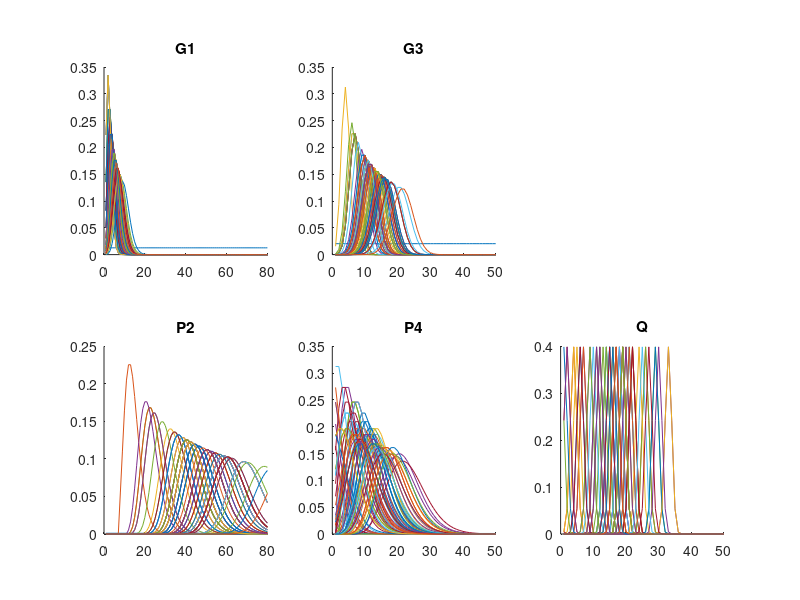

MATLAB code for this plot:
clear all
close all
N_max1 = 79;
N_max3 = 49;

logfact = @(x) sum(log(1:x));

T = 72;
sc = 100;

G1 = zeros((N_max1+1),T);
P2 = zeros((N_max1+1),T);
G3 = zeros((N_max3+1),T);
P4 = zeros((N_max3+1),T);
Q = zeros((N_max3+1),T);
 
time = 1:T;
time = (time-mean(time))/std(time);

% fdays:
fdays = [12, 26, 2, 9, 6, 8, 3, 2, 17, 3, 4, 8, 38, 12, 30, 3, 2, 15, 18, 46, 6,...  
         3, 6, 15, 6, 13, 17, 22, 22, 4, 11, 9, 2, 1, 22, 57, 12, 13, 13, 2, 15,...
         13, 20, 12, 3, 1, 5, 0, 6, 9, 11, 33, 7, 2, 27, 5, 7, 25, 30, 16, 3, 1,...
         1, 12, 12, 9, 6, 3, 18, 10, 0, 1];
f = (fdays-mean(fdays))/std(fdays);

y = round([0,4000, 3500, 3850, 4050, 4000, 4075, 4150, 4150, 4375, 4500, 4800, 4700, 3650, 3550, 3400, 3850, 4300,... 
       4075, 4125, 2700, 2800, 3575, 4100, 4550, 4700, 4575, 4800, 4425, 4150, 4500, 4075, 4550, 4350, 4675,...
       3700, 2250, 2450, 2825, 2925, 3225, 3725, 3925, 4125, 4575, 4625, 4925, 5175, 5100, 5075, 5125, 5375,... 
       5200, 5575, 5675, 5350, 5425, 5700, 5775, 5109, 5166, 5637, 5898, 6143, 5936, 6051, 6310, 6447, 6950,... 
       6570, 6653, 6940]/sc);
       
alpha = zeros(4,1);
beta = zeros(4,1);
alphal = 0;
betal = 0;
alpharho = 0;
tauy = 1;%10;%1000;

% alpha = [-0.55, -0.1, 0.5, 1.1]';
% beta = [0.02, -0.15, -0.15, -0.2]';
% alphal = 1.65;
% betal = -0.2;
% alpharho = 1.1;
% tauy = 1000;

ind = alpha(1) + beta(1)*f;
phi1 = exp(ind)./(1+exp(ind));
ind = alpha(2) + beta(2)*f;
phi2 = exp(ind)./(1+exp(ind));
ind = alpha(3) + beta(3)*f;
phi3 = exp(ind)./(1+exp(ind));
ind = alpha(4) + beta(4)*f;
phi4 = exp(ind)./(1+exp(ind));
ind = alpharho*ones(1,T-1); 
rho = exp(ind);

C = 1000000;
pi = 3.14159265359;

dummy = zeros(1,T);
PHI = zeros(1,T);
loglik = zeros(1,T);
loglam1 = zeros(1,T-1); 


Up2 = 1000;
Up4 = 1000;
X2_prior = ones(1,Up2+1)/(Up2+1); 
X4_prior = ones(1,Up4+1)/(Up4+1); 


X1 = 1400*ones(1,T)/sc;
X1(2:T) = poissrnd([4000/sc,y(2:(T-1))*1.1],1,(T-1));

X2 = 1200*ones(1,T)/sc;
X2(2:T) = binornd(X1(1:(T-1)),0.5,1,(T-1));

X3 = 1000*ones(1,T)/sc;
X3(2:T) = binornd(X2(1:(T-1)),0.6,1,(T-1));

X4 = 900*ones(1,T)/sc;
X4(2:T) = binornd(X3(1:(T-1)),0.7,1,(T-1));


for t = 1:(T-1)
    loglam1(t) = log(X4(t)) + log(rho(t)) + log(phi1(t));
end

% for t = 1:T
%   Use a discrete Uniform prior so the only =fluence on the posterior distr is the Upper limit
%   X2(t) ~ dcat(X2_prior[]) % X2_prior = rep(1/(Up2+1), Up2+1); entered as data
%   X4(t) ~ dcat(X4_prior[]) % X4_prior = rep(1/(Up4+1), Up4+1); entered as data
% end

% prior for first transition/augmented observations/observation probabilities
for ii = 0:N_max1
    G1(ii+1,1) = 1/N_max1; % diffuse =itialisation
    P2(ii+1,1) = X2_prior(1);
end

for ii = 0:N_max3
    G3(ii+1,1) = 1/N_max3; % diffuse =itialisation
    P4(ii+1,1) = X4_prior(1);
    Q(ii+1,1) = exp(-tauy*((y(1) - (X2(1) + ii + X4(1))).^2)/2)*sqrt(tauy)/sqrt(2*pi);
end    


for t = 2:T
    for ii = 0:(N_max1-1)  % X1 (depends only on [imputed] X4)
        G1(ii+1,t)= exp(-exp(loglam1(t-1)) + ii*loglam1(t-1) - logfact(ii));
    end 
    G1((N_max1+1),t) = max(0,1- sum(G1((1:N_max1),t)));

    for ii = 0:(N_max3) % X3 (depends only on [imputed] X2) & y
        if ((X2(t-1) - ii)>0)
            G3(ii+1,t) = exp(ii*log(phi3(t-1)) + (X2(t-1) - ii)*log(1-phi3(t-1)) + logfact(X2(t-1)) - logfact(abs(X2(t-1)-ii)) - logfact(ii));
        else
            G3(ii+1,t) = 0;
        end
        Q(ii+1,t) = exp(-tauy*((y(t) - (X2(t) + ii + X4(t))).^2)/2)*sqrt(tauy)/sqrt(2*pi);
    end 
   
    for ii = 0:N_max1 % X2 (depends only on [=tegrated] X1)
        if ((ii - X2(t)) > 0)
            P2(ii+1,t) = exp(X2(t)*log(phi2(t-1)) + (ii - X2(t))*log(1-phi2(t-1)) + logfact(ii) - logfact(abs(ii - X2(t))) - logfact(X2(t)));
        else
            P2(ii+1,t) = 0;
        end
    end
    
    for ii = 0:(N_max3)  % X4 (depends on [=tegrated] X3)
        if ((ii + X4(t-1) - X4(t)) > 0)
            P4(ii+1,t) = exp(X4(t)*log(phi4(t-1)) + (ii + X4(t-1) - X4(t))*log(1-phi4(t-1)) + logfact(ii + X4(t-1)) - logfact(abs(ii + X4(t-1) - X4(t))) - logfact(X4(t)));
        else
            P4(ii+1,t)= 0;
        end       
    end
end

figure(200)
set(gcf, 'Units', 'normalized', 'Position', [0.1 0 0.9 1]);
subplot(2,3,1)
hold all
for t = 1:T
    plot(G1(:,t))
end
title('G1')

subplot(2,3,2)
hold all
for t = 1:T
    plot(G3(:,t))
end
title('G3')

subplot(2,3,4)
hold all
for t = 1:T
    plot(P2(:,t))
end
title('P2')

subplot(2,3,5)
hold all
for t = 1:T
    plot(P4(:,t))
end
title('P4')

subplot(2,3,6)
hold all
for t = 1:T
    plot(Q(:,t))
end
title('Q')

% [maxP2 , inP2] = max(P2);
% figure(11)
% plot(inP2)
% plot(X1,'r')
% plot(X2,'g')
% 
% figure(12)
% plot(phi2)

sumsum = zeros(1,T);
for t = 1:T
    sumsum(t) = exp(log(sum(G1(:,t) .* P2(:,t))) + log(sum(G3(:,t) .* P4(:,t) .* Q(:,t))));
    loglik(t) = log(sumsum(t));
    PHI(t) = -loglik(t) + C;
    dummy(t) = poisspdf(0,PHI(t));
end

LL = sum(loglik) 
% tauy = 10 --> LL = -Inf

% figure(2)
% plot(sumsum)
% 
% 
% theta_init = [alpha', beta', alpharho, tauy];
% loglik_heron_HMM_statespace = @(xx) -Heron_HMM_loglik_statespace(xx, N_max1, N_max3, y, f, X2, X4, X2_prior, X4_prior)/T;
% options = optimoptions('fminunc');%,'MaxFunEvals',2000,'MaxIter',1500);
% [theta_mle_ss, ~, ~, ~, ~, ~] = fminunc(loglik_heron_HMM_statespace, theta_init,options);
% 

